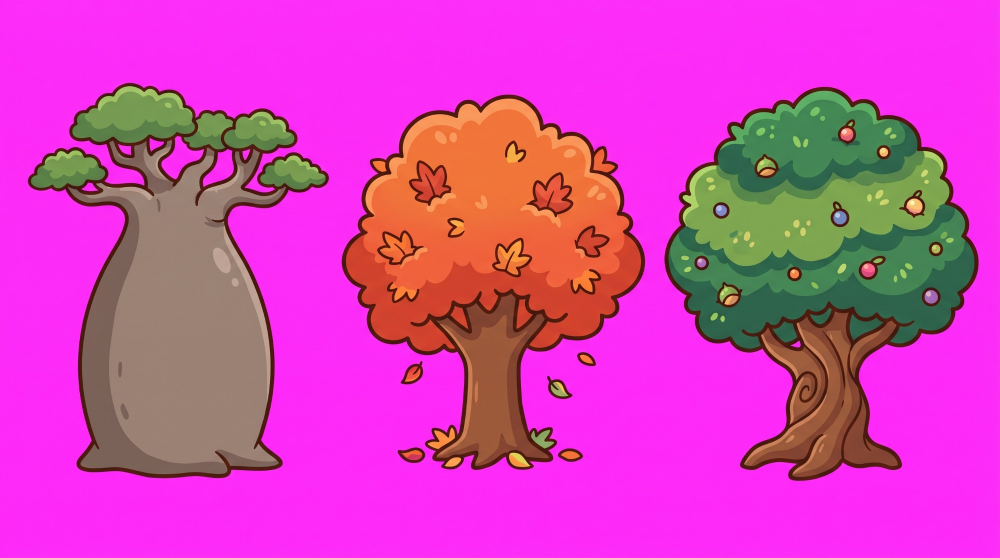
#> input picture volcan/planches/arbres1.jpg, 2000 x 1116 px, given in place of renard.png, which was not available (shown at 1/2 size)
$ python hd.py ../planches/arbres1.jpg
#> lines starting #> are read from the running program, lines starting #| are printed output that depends on the picture; after the words box and inside, x2 and y2 are one past the last pixel; in counts of white or black regions, pixels touching at a corner belong together; pictures that were not available may be replaced by others from this repository, and a replacement may not be noted
### volcan/outils/bake.py
#!/usr/bin/env python3
"""Prepare the images for every screen up to 4K, with outlines of the same
thickness everywhere.

For each image, the game shows it at a known size. This tool:
  1. resizes the full-resolution cut-out to 3x that size (= 4K; smaller screens
     use smaller versions automatically, LÖVE "mipmaps");
  2. measures the dark outline and thickens it where it got too thin from
     shrinking, so all images look drawn with the same pencil (it never makes
     an outline thinner: that damages the drawing).

    python3 volcan/outils/bake.py SOURCE_DIR OUT_DIR name:size [name:size ...]

size: "h70" = shown 70 px high, "w270" = shown 270 px wide (in the game's
1280x720 units). Add --mesure to only print the outline thickness.
"""

import sys
from pathlib import Path

import cv2
import numpy as np
from PIL import Image

SCALE = 3            # 4K = 3x the game's 1280x720
TARGET = 0.9         # outline thickness on screen, in the game's 1280x720 units
                     # (the characters' outline: kids 0.7, animals 0.8-0.9)
DARK = 80            # an outline pixel is darker than this (0-255)


def outline_mask(rgba):
    """The dark LINES of the drawing (not dark areas like hair or rock):
    dark pixels, minus what survives an "opening" (which erases thin lines and
    keeps big patches)."""
    rgb, alpha = rgba[..., :3].astype(np.float32), rgba[..., 3]
    lum = rgb @ np.array([0.299, 0.587, 0.114])
    dark = ((alpha > 128) & (lum < DARK)).astype(np.uint8)
    k = max(7, int(0.035 * max(rgba.shape[:2])) | 1)
    patches = cv2.morphologyEx(dark, cv2.MORPH_OPEN, cv2.getStructuringElement(cv2.MORPH_ELLIPSE, (k, k)))
    patches = cv2.dilate(patches, np.ones((3, 3), np.uint8))
    return dark.astype(bool) & ~patches.astype(bool)


def thickness(mask):
    """Average thickness of the strokes in a mask: 2 x area / perimeter."""
    m = mask.astype(np.uint8)
    contours, _ = cv2.findContours(m, cv2.RETR_LIST, cv2.CHAIN_APPROX_NONE)
    perimeter = sum(cv2.arcLength(c, True) for c in contours)
    return 2 * m.sum() / perimeter if perimeter else 0


def display_scale(size, im):
    """How much the image is shrunk on a 1280x720 screen."""
    kind, n = size[0], float(size[1:])
    return n / (im.height if kind == "h" else im.width)


def resize_to(im, size, factor):
    s = display_scale(size, im) * factor
    return im.resize((max(1, round(im.width * s)), max(1, round(im.height * s))), Image.LANCZOS)


def thicken(rgba, target_px):
    """Make the dark outline at least target_px thick (never thinner: thinning
    damages the drawing). Done on a 2x bigger copy, then shrunk back, so the
    new edges are smooth. Returns (image, thickness before)."""
    mask = outline_mask(rgba)
    t = thickness(mask)
    if t == 0 or t >= target_px:
        return rgba, t
    big = np.asarray(Image.fromarray(rgba, "RGBA").resize((rgba.shape[1] * 2, rgba.shape[0] * 2), Image.LANCZOS)).copy()
    bmask = outline_mask(big)
    k = int(round((target_px - t)))      # in the 2x copy: half on each side
    if k <= 0:
        return rgba, t
    dark = np.median(big[bmask][:, :3], axis=0)
    kernel = cv2.getStructuringElement(cv2.MORPH_ELLIPSE, (2 * k + 1, 2 * k + 1))
    grown = cv2.dilate(bmask.astype(np.uint8), kernel).astype(bool)
    big[grown, :3] = dark
    big[grown, 3] = 255
    out = Image.fromarray(big, "RGBA").resize((rgba.shape[1], rgba.shape[0]), Image.LANCZOS)
    return np.asarray(out), t


# [23 lines left out: function main, not called in this run]


# [2 lines that do not run on import are left out]

### volcan/outils/hd.py
#!/usr/bin/env python3
"""Rebuild every image of the game for screens up to 4K, from the original
Gemini sheets (planches/), with even outlines (see bake.py).

    python3 volcan/outils/hd.py                 -> rebuilds images/
    python3 volcan/outils/hd.py --vers=DIR      -> into DIR instead (to compare)

The sizes below are how big each image is shown in the game (1280x720 units,
the biggest use). Change them here if you change them in the game.
"""

import subprocess
import sys
from pathlib import Path

import numpy as np
from PIL import Image

sys.path.insert(0, str(Path(__file__).resolve().parent))
import bake  # noqa: E402

HERE = Path(__file__).resolve().parent.parent          # volcan/
CACHE = HERE.parent / ".cache" / "hd"                  # full-resolution cut-outs

TREES = {"baobab": 130, "erable": 125, "fruitier": 120, "palmier": 140, "cerisier": 115, "sapin": 140,
         "saule": 130, "bouleau": 145, "epicea": 150, "chene": 135, "peuplier": 155, "pommier": 110}


def tree_sizes(names):
    return {n: f"h{round(TREES[n] * 1.1)}" for n in names} | \
           {n + "_brule": f"h{round(TREES[n] * 1.1)}" for n in names}


# sheet -> (names in reading order, {name: shown size})
SHEETS = {
    "animaux.jpg": (["renard", "poule", "ecureuil", "marcassin", "herisson"],
                    {"renard": "h55", "poule": "h51", "ecureuil": "h55", "marcassin": "h46", "herisson": "h41"}),
    "objets.jpg": (["champignon", "fleurs", "rocher", "buisson", "buche", "glands", "fougere", "feuille",
                    "pomme_de_pin", "branche"],
                   {"champignon": "h26", "fleurs": "h30", "rocher": "h26", "buisson": "h37", "buche": "h28",
                    "glands": "h21", "fougere": "h37", "feuille": "h15", "pomme_de_pin": "h19", "branche": "h19"}),
    "maisons.jpg": (["maison_rouge", "maison_bleue", "maison_jaune"], None),
    "cabanes1.jpg": (["cabane_souche", "cabane_coquillage", "cabane_pomme_de_pin"], None),
    "cabanes2.jpg": (["cabane_rondins", "cabane_champignon", "maison_bocaux"], None),
    "volcans.jpg": (["volcan_calme", "volcan_surpris", "volcan_fume", "volcan_erupt"], "w260"),
    "mares.jpg": (["mare", "mare_seche"], "w270"),
    "poissons1.jpg": ([f"poisson{i}" for i in range(1, 6)], "h24"),
    "poissons2.jpg": ([f"poisson{i}" for i in range(6, 11)], "h24"),
    "bocaux.jpeg": ([f"bocal{i}" for i in range(1, 7)], "h40"),
    "pierres.jpeg": ([f"pierre{i}" for i in range(1, 9)], "w40"),
    "epuisettes.jpg": (["epuisette", "epuisette_basse", "epuisette2", "epuisette_pleine"], "w75"),
    "_barriere_face.png": (["barriere_face"], "h30"),
    "_poteau.png": (["poteau"], "h32"),
    "_portillon.png": (["portillon"], "h44"),
}
for i, names in enumerate([["baobab", "erable", "fruitier"], ["palmier", "cerisier", "sapin"],
                           ["saule", "bouleau", "epicea"], ["chene", "peuplier", "pommier"]], 1):
    sizes = tree_sizes(names)
    SHEETS[f"arbres{i}.jpg"] = (names, sizes)
    SHEETS[f"arbres{i}_brules.jpg"] = ([n + "_brule" for n in names], sizes)
HUT = "h80"


def size_of(sizes, name):
    if sizes is None:
        return HUT
    return sizes if isinstance(sizes, str) else sizes[name]


def main():
    opts = dict(a[2:].split("=", 1) for a in sys.argv[1:] if a.startswith("--") and "=" in a)
    dest = Path(opts.get("vers", HERE / "images"))
    dest.mkdir(parents=True, exist_ok=True)
    cutter = HERE / "outils" / "decoupe.py"
    low = []
    for sheet, (names, sizes) in SHEETS.items():
        # 1) cut the sheet again, at full resolution
        subprocess.run([sys.executable, str(cutter), str(HERE / "planches" / sheet), *names,
                        "--max=0", f"--sortie={CACHE}"], check=True, stdout=subprocess.DEVNULL)
        # 2) resize for 4K and even out the outline
        for name in names:
            size = size_of(sizes, name)
            im = Image.open(CACHE / f"{name}.png").convert("RGBA")
            big = bake.resize_to(im, size, bake.SCALE)
            if big.width > im.width:          # not enough detail: keep the original size
                big = im
                low.append(name)
            fixed, t = bake.thicken(np.asarray(big), bake.TARGET * bake.SCALE)
            Image.fromarray(np.ascontiguousarray(fixed), "RGBA").save(dest / f"{name}.png")
        print(f"  {sheet}: {', '.join(names)}")
    if low:
        print("Pas assez de détail pour la 4K (gardées à leur taille d'origine) :", ", ".join(low))


if __name__ == "__main__":
    main()
#> in resize_to, `s = display_scale(size, im) * factor`: s = 0.148
#> in resize_to, `return im.resize((max(1, round(im.width * s)), max(1, round(im.height ..`:
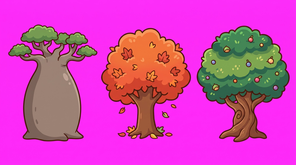
#> returned value: PIL image 296x165 RGBA; mean R, G, B, A 209.7, 66.3, 180.9, 255
#> in outline_mask, `rgb, alpha = rgba[..., :3].astype(np.float32), rgba[..., 3]`: alpha: shape (165, 296); every value is 255
#> in outline_mask, `dark = ((alpha > 128) & (lum < DARK)).astype(np.uint8)`:
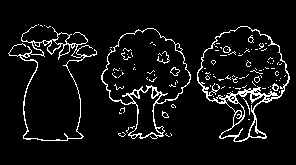
#> dark: shape (165, 296); values 0 (black) and 1 (white), 6.6% white in thin lines or dots, all inside (x1, y1, x2, y2) = (8, 24, 290, 142)
#> in outline_mask, `patches = cv2.morphologyEx(dark, cv2.MORPH_OPEN, cv2.getStructuringEle..`: patches: shape (165, 296); every value is 0
#> in thickness, `contours, _ = cv2.findContours(m, cv2.RETR_LIST, cv2.CHAIN_APPROX_NONE)`: contours = 165 contours, 134 with area under 20; largest, box (x1, y1, x2, y2) and area: (197, 26, 290, 142) 6367, (101, 28, 191, 139) 5698, (8, 25, 97, 141) 4879, (197, 26, 289, 101) 4697, (102, 28, 191, 105) 4498
#> in thickness, `perimeter = sum(cv2.arcLength(c, True) for c in contours)`: perimeter = 5288.2
#> in thicken, `t = thickness(mask)`: t = 1.22
#> in outline_mask (call 2), `rgb, alpha = rgba[..., :3].astype(np.float32), rgba[..., 3]`: alpha: shape (330, 592); every value is 255
#> in outline_mask (call 2), `lum = rgb @ np.array([0.299, 0.587, 0.114])`:
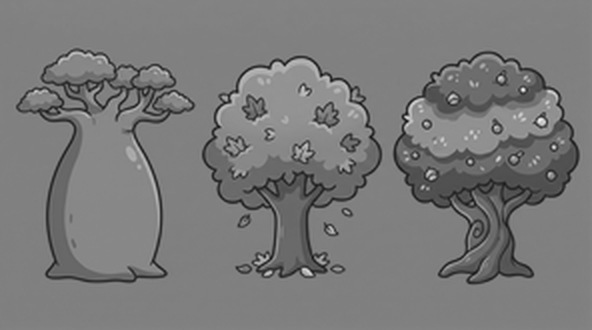
#> lum: shape (330, 592) float64; min 14.05, max 244.7, mean 122.2
#> in outline_mask (call 2), `dark = ((alpha > 128) & (lum < DARK)).astype(np.uint8)`:
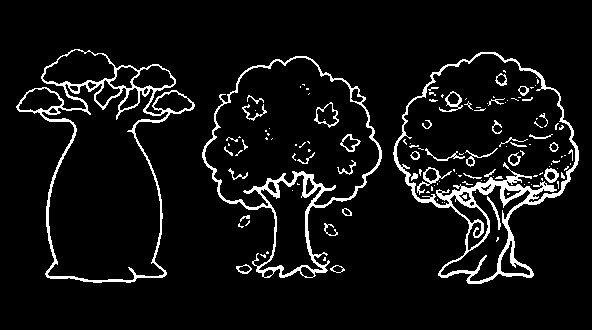
#> dark: shape (330, 592); values 0 (black) and 1 (white), 6.8% white in thin lines or dots, all inside (x1, y1, x2, y2) = (16, 49, 579, 284)
#> in outline_mask (call 2), `patches = cv2.morphologyEx(dark, cv2.MORPH_OPEN, cv2.getStructuringEle..`: patches: shape (330, 592); every value is 0
#> in thicken, `k = int(round((target_px - t)))`: k = 1
#> in thicken, `dark = np.median(big[bmask][:, :3], axis=0)`: dark = [92, 42, 37]
#> in thicken, `kernel = cv2.getStructuringElement(cv2.MORPH_ELLIPSE, (2 * k + 1, 2 * ..`: kernel = [[0, 1, 0], [1, 1, 1], [0, 1, 0]]
#> in thicken, `grown = cv2.dilate(bmask.astype(np.uint8), kernel).astype(bool)`:
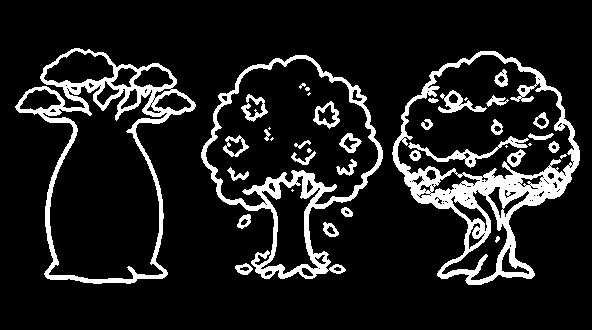
#> grown: shape (330, 592) bool; 12.1% white; 40 white regions (10 under 20 px), largest, box (x1, y1, x2, y2) and area: (392, 51, 580, 285) 8485, (15, 48, 196, 284) 5818, (201, 55, 383, 279) 5095
#> in thicken, `big[grown, :3] = dark`:
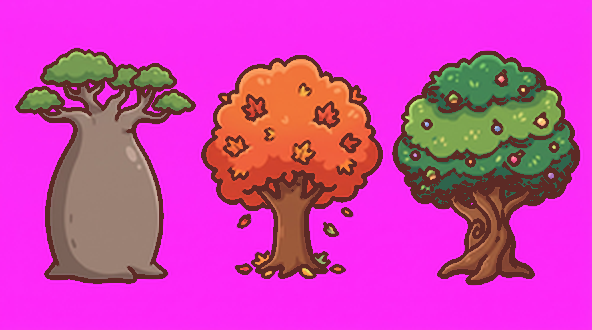
#> big: shape (330, 592, 4); mean of channels 0, 1, 2, 3 207.3, 64.1, 177.3, 255; drawn as R, G, B
#> in thicken, `out = Image.fromarray(big, "RGBA").resize((rgba.shape[1], rgba.shape[0..`:
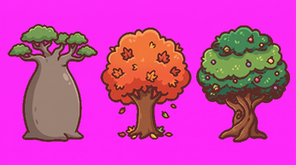
#> out: PIL image 296x165 RGBA; mean R, G, B, A 207, 64.1, 177, 255
#> in main, `fixed, t = bake.thicken(np.asarray(big), bake.TARGET * bake.SCALE)`: t = 1.22
#> (the run stopped early here; a loop or call above may not have finished)

$ run again, on volcan/planches/arbres1_brules.jpg
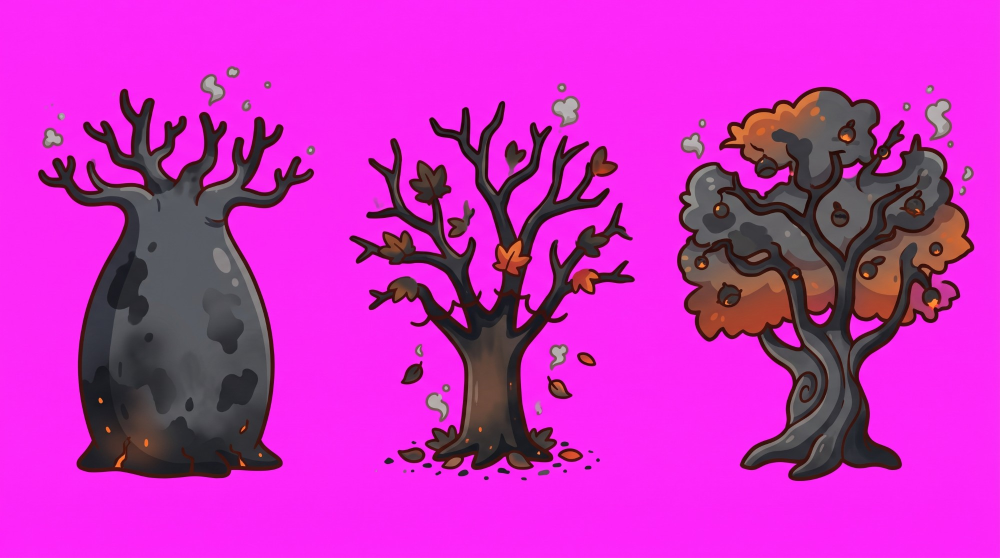
#> input picture volcan/planches/arbres1_brules.jpg, 2000 x 1116 px, given in place of renard.png, which was not available (shown at 1/2 size)
#> s = 0.148
#> alpha: shape (165, 296); every value is 255
#> in outline_mask, `dark = ((alpha > 128) & (lum < DARK)).astype(np.uint8)`:
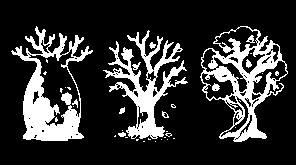
#> dark: shape (165, 296); values 0 (black) and 1 (white), 19.7% white; 38 white regions (26 under 20 px), largest, box (x1, y1, x2, y2) and area: (11, 26, 93, 141) 3334, (200, 26, 288, 142) 3171, (103, 30, 188, 139) 2735
#> in outline_mask, `return dark.astype(bool) & ~patches.astype(bool)`:
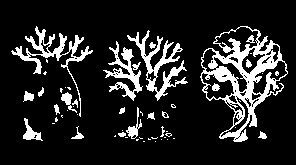
#> returned value: shape (165, 296) bool; 14.4% white; 56 white regions (33 under 20 px)
#> contours = 141 contours, 105 with area under 20; largest, box (x1, y1, x2, y2) and area: (200, 26, 288, 142) 5445, (127, 30, 188, 101) 858, (11, 26, 93, 117) 779, (214, 26, 259, 53) 632, (103, 41, 143, 101) 584
#> perimeter = 5088.3
#> in thicken, `t = thickness(mask)`: t = 2.77

$ run again, on volcan/planches/arbres2.jpg
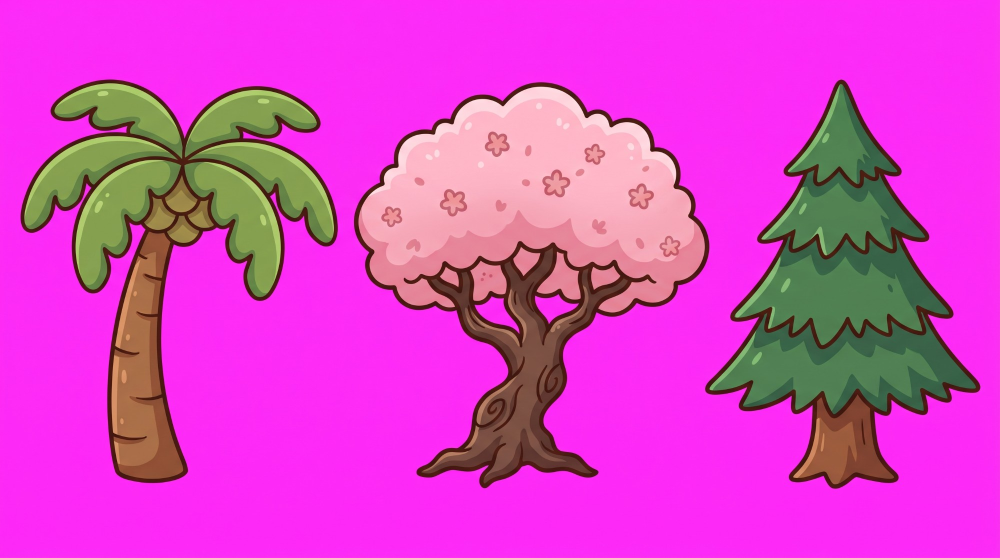
#> input picture volcan/planches/arbres2.jpg, 2000 x 1116 px, given in place of renard.png, which was not available (shown at 1/2 size)
#> s = 0.148
#> alpha: shape (165, 296); every value is 255
#> in outline_mask, `dark = ((alpha > 128) & (lum < DARK)).astype(np.uint8)`:
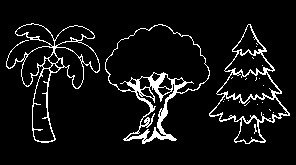
#> dark: shape (165, 296); values 0 (black) and 1 (white), 7.5% white in thin lines or dots, all inside (x1, y1, x2, y2) = (6, 23, 290, 144)
#> patches: shape (165, 296); every value is 0
#> contours = 68 contours, 41 with area under 20; largest, box (x1, y1, x2, y2) and area: (105, 24, 210, 144) 6582, (105, 24, 210, 94) 4507, (209, 24, 290, 144) 4412, (6, 23, 100, 143) 4080, (209, 94, 289, 123) 1294
#> perimeter = 4845.2
#> in thicken, `t = thickness(mask)`: t = 1.51
#> rgb: shape (330, 592, 3) float32
#> alpha: shape (330, 592); every value is 255
#> lum: shape (330, 592) float64
#> patches: shape (330, 592); every value is 0
#> in thicken, `k = int(round((target_px - t)))`: k = 1
#> in thicken, `dark = np.median(big[bmask][:, :3], axis=0)`: dark = [84, 39, 36]
#> kernel = [[0, 1, 0], [1, 1, 1], [0, 1, 0]]
#> grown: shape (330, 592) bool; 12% white; 29 white regions (24 under 20 px), largest, box (x1, y1, x2, y2) and area: (209, 47, 421, 290) 8583, (417, 46, 581, 290) 7356, (11, 46, 201, 287) 7235, (510, 154, 514, 162) 26, (462, 151, 467, 159) 24
#> in thicken, `out = Image.fromarray(big, "RGBA").resize((rgba.shape[1], rgba.shape[0..`:
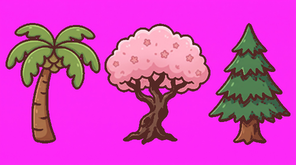
#> out: PIL image 296x165 RGBA; mean R, G, B, A 213, 65.1, 192.9, 255
#> in main, `fixed, t = bake.thicken(np.asarray(big), bake.TARGET * bake.SCALE)`: t = 1.51
